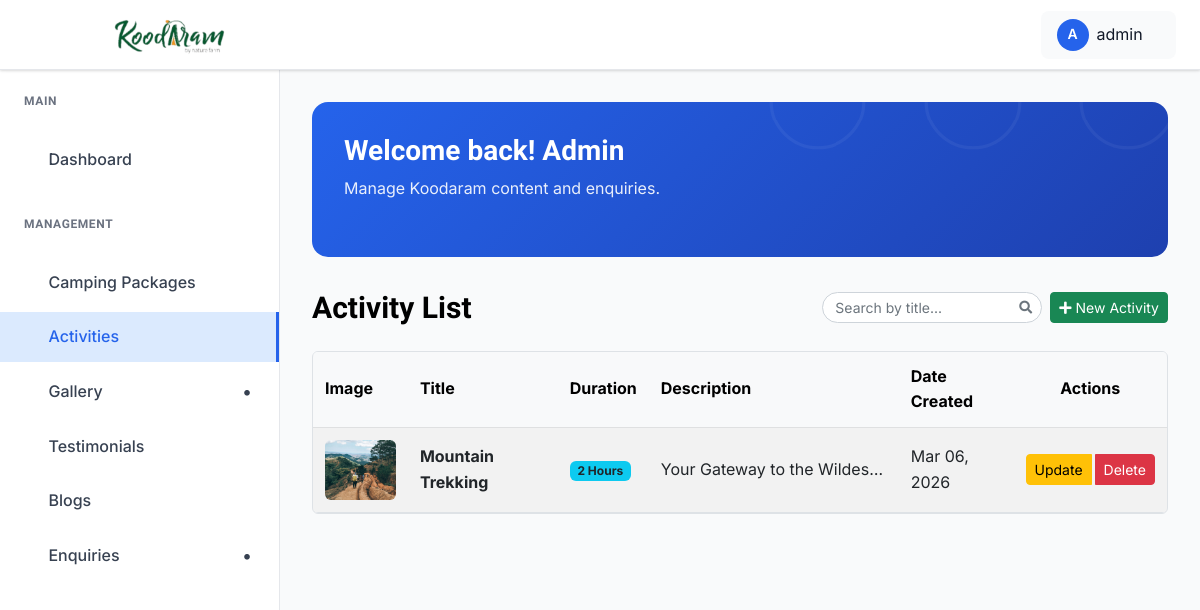
The page /dashboard/activities/ (signed in) on the database as committed earlier.
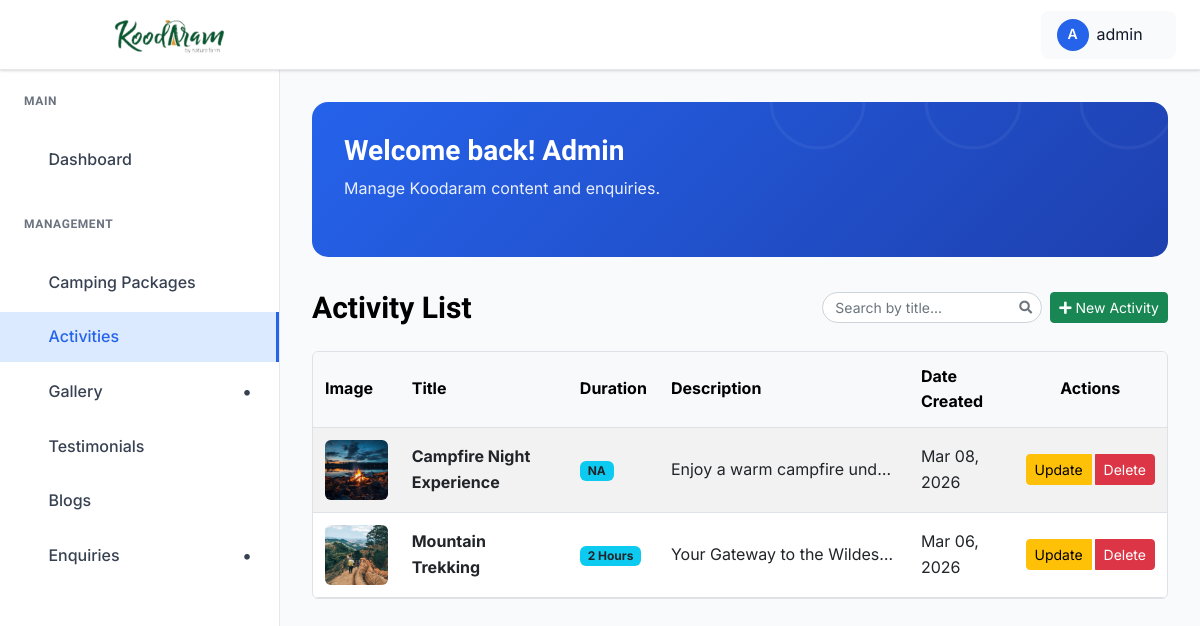
The same page on the database as committed later.
### koodaram_app/models.py (models this page shows, shortened)
class Activity(models.Model):
    title = models.CharField(max_length=200)
    slug = models.SlugField(unique=True, blank=True)
    description = models.TextField()
    image = models.ImageField(upload_to="activities/", help_text="Activity cover image")
    duration = models.CharField(max_length=100, blank=True, help_text="Duration (e.g., 3 Days, 2 Hours)")
    created_at = models.DateTimeField(auto_now_add=True)
    class Meta:
        ordering = ["-created_at"]
        verbose_name_plural = "Activities"

### koodaram_app/views.py (the view)
# urls.py: path("dashboard/activities/", views.admin_activity_list, name="admin_activity_list"),
@login_required(login_url="admin_login")
def admin_activity_list(request):
    activities_qs = Activity.objects.all().order_by("-created_at")
    paginator = Paginator(activities_qs, 10)
    page_number = request.GET.get("page")
    activities = paginator.get_page(page_number)
    return render(request, "admin_pages/activity_list.html", {"activities": activities})

### koodaram_app/context_processors.py (called while the page is built)
def _star_parts(rating: float) -> list[str]:
    rating = max(0.0, min(5.0, float(rating)))
    full = int(rating)
    remainder = rating - full
    half = 1 if remainder >= 0.25 and remainder < 0.75 else 0
    if remainder >= 0.75:
        full = min(5, full + 1)
    empty = max(0, 5 - full - half)
    return (["full"] * full) + (["half"] * half) + (["empty"] * empty)

def google_reviews(request) -> dict[str, Any]:
    rating = getattr(settings, "GOOGLE_REVIEW_RATING", 0.0)
    count = getattr(settings, "GOOGLE_REVIEW_COUNT", 0)
    url = getattr(settings, "GOOGLE_REVIEW_URL", "")
    return {
        "google_review_rating": rating,
        "google_review_count": count,
        "google_review_url": url,
        "google_review_stars": _star_parts(rating),
    }

### templates/admin_pages/activity_list.html (shortened to what this page needs)
{% extends "admin_pages/base.html" %}
{% load static %}
{% block content %}
<div class="dashboard__form__wraper">
    <div class="create__course__title mb-4 d-flex flex-wrap justify-content-between align-items-center gap-2">
        <h4 class="mb-0">Activity List</h4>
        <div class="d-flex align-items-center gap-2 ms-auto">
            <div class="search-box">
                <input type="text" id="activitySearchInput" class="form-control form-control-sm" placeholder="Search by title...">
            </div>
        </div>
        <a href="{% url 'activity_create' %}" class="btn btn-success btn-sm">
            <i class="fas fa-plus"></i> New Activity
        </a>
    </div>
    <div class="custom-table-container">
        <table class="table table-striped table-hover align-middle">
            <thead class="table-light">
                <tr>
                    <th scope="col">Image</th>
                    <th scope="col">Title</th>
                    <th scope="col">Duration</th>
                    <th scope="col">Description</th>
                    <th scope="col">Date Created</th>
                    <th scope="col" class="text-center">Actions</th>
                </tr>
            </thead>
            <tbody>
                {% for activity in activities %}
                <tr>
                    <td>
                        {% if activity.image %}
                        <img src="{{ activity.image.url }}" alt="{{ activity.title }}" class="img-fluid rounded"
                            width="80" height="60" style="object-fit: cover;">
                        {% else %}
                        <img src="https://via.placeholder.com/80x60?text=No+Image" alt="No Image"
                            class="img-fluid rounded" width="80" height="60">
                        {% endif %}
                    </td>
                    <td><strong>{{ activity.title }}</strong></td>
                    <td><span class="badge bg-info text-dark">{{ activity.duration }}</span></td>
                    <td class="description-cell">{{ activity.description|striptags|truncatechars:50 }}</td>
                    <td>{{ activity.created_at|date:"M d, Y" }}</td>
                    <td class="text-center">
                        <div class="btn-group" role="group">
                            <button type="button" class="btn btn-sm btn-warning me-1" data-bs-toggle="modal"
                                data-bs-target="#updateActivityModal{{ activity.id }}">
                                Update
                            </button>
                            <button type="button" class="btn btn-sm btn-danger" data-bs-toggle="modal"
                                data-bs-target="#deleteActivityModal{{ activity.id }}">
                                Delete
                            </button>
                        </div>
                    </td>
                </tr>
                {% endfor %}
            </tbody>
        </table>
    </div>
</div>
{% endblock %}

Rows that differ between the two databases and show on the page:
added Activity: image (picture), title "Campfire Night Experience", duration "NA", description "Enjoy a warm campfire und…", created_at "Mar 08, 2026"
